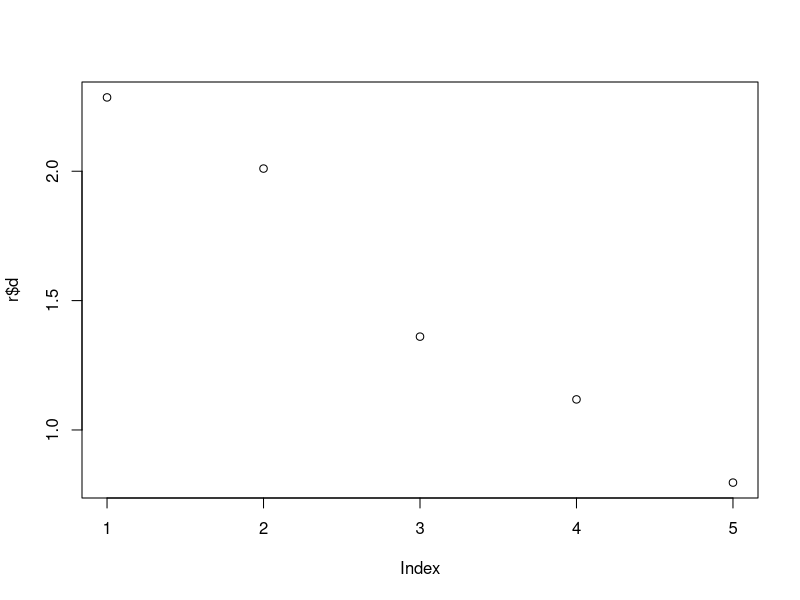
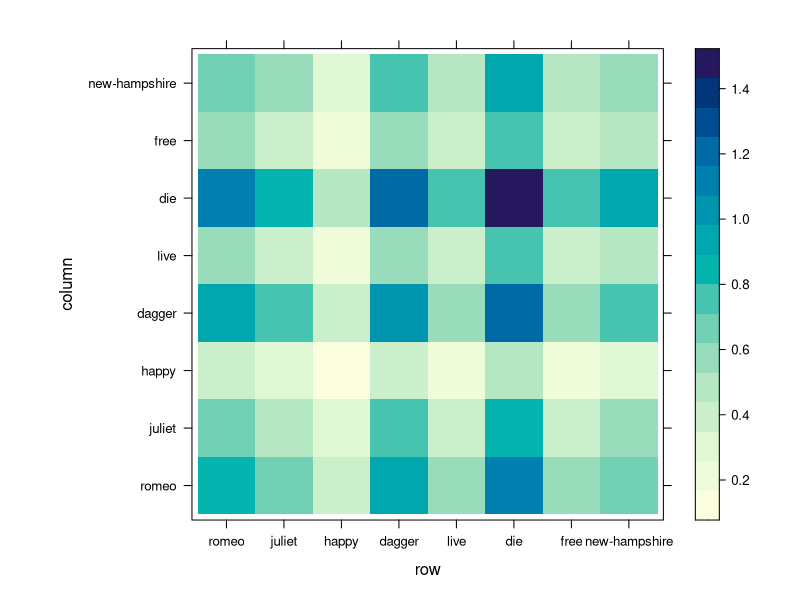

Reproduce these figures in R, in order.
# Latent semantic analysis

A = matrix(c(1,2,3,4,5,6), nrow=3)

# Perform SVD
r = svd(A)

# Reconstruct matrix A
U = r$u
S = diag(r$d)
V = r$v

A2 = U %*% S %*% V

# ------------------------------------------------------------------------------
# Example from:
# http://webhome.cs.uvic.ca/~thomo/svd.pdf
# ------------------------------------------------------------------------------

# Documents:
# d1 : Romeo and Juliet.
# d2 : Juliet: O happy dagger!
# d3 : Romeo died by dagger.
# d4 : "Live free or die", that's the New-Hampshire's motto.
# d5 : Did you know, New-Hampshire is in New-England.

A = matrix(c(1,0,1,0,0, 
             1,1,0,0,0,
             0,1,0,0,0,
             0,1,1,0,0,
             0,0,0,1,0,
             0,0,1,1,0,
             0,0,0,1,0,
             0,0,0,1,1),
           nrow=5)

A = t(A)  # Transpose the matrix

terms <- c('romeo', 'juliet', 'happy', 'dagger', 'live', 'die', 'free', 'new-hampshire')
docs <- c('d1', 'd2', 'd3', 'd4', 'd5')

rownames(A) <- terms
colnames(A) <- docs

# Document-document matrix
# B[i,j] = number of words in common in documents i and j
B <- t(A) %*% A

# Term-term matrix
# C[i,j] = number of times terms i and j occur together
C <- A %*% t(A)

# Perform SVD
r <- svd(A)
S <- r$u            # matrix of eigenvectors of B
SIGMA <- diag(r$d)  # matrix of singular values
U_T <- r$v          # matrix of eigenvectors of C

plot(r$d)

# First singular value
d <- rep(0, length(r$d))
d1 <- d
d1[1] <- r$d[1]
X <- S %*% diag(d1) %*% U_T
Y <- X %*% t(X)
rownames(Y) <- terms
colnames(Y) <- terms

library(lattice)
levelplot(Y)


# Keep only the first two singular values
S2 <- S[,1:2]
SIGMA2 <- SIGMA[1:2, 1:2]
U_T2 <- U_T[,1:2]

terms_cs <- S2 %*% SIGMA2  # terms in concept space





